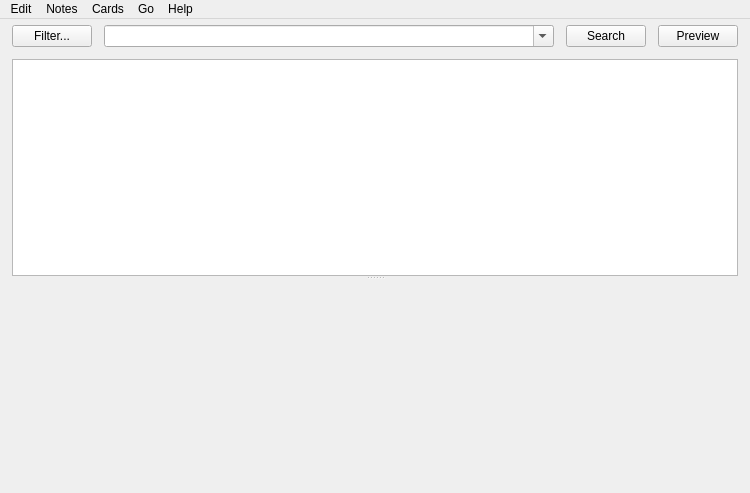
<?xml version="1.0" encoding="UTF-8"?>
<ui version="4.0">
 <class>Dialog</class>
 <widget class="QMainWindow" name="Dialog">
  <property name="geometry">
   <rect>
    <x>0</x>
    <y>0</y>
    <width>750</width>
    <height>493</height>
   </rect>
  </property>
  <property name="minimumSize">
   <size>
    <width>400</width>
    <height>400</height>
   </size>
  </property>
  <property name="windowIcon">
   <iconset resource="icons.qrc">
    <normaloff>:/icons/anki.png</normaloff>:/icons/anki.png</iconset>
  </property>
  <widget class="QWidget" name="centralwidget">
   <layout class="QVBoxLayout" name="verticalLayout_3">
    <property name="spacing">
     <number>12</number>
    </property>
    <property name="leftMargin">
     <number>12</number>
    </property>
    <property name="topMargin">
     <number>6</number>
    </property>
    <property name="rightMargin">
     <number>12</number>
    </property>
    <property name="bottomMargin">
     <number>12</number>
    </property>
    <item>
     <widget class="QSplitter" name="splitter">
      <property name="sizePolicy">
       <sizepolicy hsizetype="Preferred" vsizetype="Expanding">
        <horstretch>4</horstretch>
        <verstretch>0</verstretch>
       </sizepolicy>
      </property>
      <property name="orientation">
       <enum>Qt::Vertical</enum>
      </property>
      <widget class="QWidget" name="widget" native="true">
       <property name="sizePolicy">
        <sizepolicy hsizetype="Expanding" vsizetype="Preferred">
         <horstretch>3</horstretch>
         <verstretch>1</verstretch>
        </sizepolicy>
       </property>
       <layout class="QVBoxLayout" name="verticalLayout_2">
        <property name="spacing">
         <number>0</number>
        </property>
        <property name="leftMargin">
         <number>0</number>
        </property>
        <property name="topMargin">
         <number>0</number>
        </property>
        <property name="rightMargin">
         <number>0</number>
        </property>
        <property name="bottomMargin">
         <number>0</number>
        </property>
        <item>
         <layout class="QGridLayout" name="gridLayout">
          <property name="leftMargin">
           <number>0</number>
          </property>
          <property name="topMargin">
           <number>0</number>
          </property>
          <property name="rightMargin">
           <number>0</number>
          </property>
          <property name="bottomMargin">
           <number>12</number>
          </property>
          <property name="horizontalSpacing">
           <number>12</number>
          </property>
          <property name="verticalSpacing">
           <number>0</number>
          </property>
          <item row="0" column="1">
           <widget class="QComboBox" name="searchEdit">
            <property name="sizePolicy">
             <sizepolicy hsizetype="Expanding" vsizetype="Fixed">
              <horstretch>9</horstretch>
              <verstretch>0</verstretch>
             </sizepolicy>
            </property>
            <property name="editable">
             <bool>true</bool>
            </property>
            <property name="insertPolicy">
             <enum>QComboBox::NoInsert</enum>
            </property>
           </widget>
          </item>
          <item row="0" column="2">
           <widget class="QPushButton" name="searchButton">
            <property name="text">
             <string>Search</string>
            </property>
           </widget>
          </item>
          <item row="0" column="3">
           <widget class="QPushButton" name="previewButton">
            <property name="text">
             <string>Preview</string>
            </property>
            <property name="shortcut">
             <string notr="true">Ctrl+Shift+P</string>
            </property>
            <property name="checkable">
             <bool>true</bool>
            </property>
           </widget>
          </item>
          <item row="0" column="0">
           <widget class="QPushButton" name="filter">
            <property name="text">
             <string>Filter...</string>
            </property>
           </widget>
          </item>
         </layout>
        </item>
        <item>
         <widget class="QTableView" name="tableView">
          <property name="sizePolicy">
           <sizepolicy hsizetype="Expanding" vsizetype="Expanding">
            <horstretch>9</horstretch>
            <verstretch>1</verstretch>
           </sizepolicy>
          </property>
          <property name="minimumSize">
           <size>
            <width>0</width>
            <height>150</height>
           </size>
          </property>
          <property name="contextMenuPolicy">
           <enum>Qt::ActionsContextMenu</enum>
          </property>
          <property name="horizontalScrollBarPolicy">
           <enum>Qt::ScrollBarAsNeeded</enum>
          </property>
          <property name="editTriggers">
           <set>QAbstractItemView::NoEditTriggers</set>
          </property>
          <property name="tabKeyNavigation">
           <bool>false</bool>
          </property>
          <property name="alternatingRowColors">
           <bool>true</bool>
          </property>
          <property name="selectionBehavior">
           <enum>QAbstractItemView::SelectRows</enum>
          </property>
          <attribute name="horizontalHeaderCascadingSectionResizes">
           <bool>false</bool>
          </attribute>
          <attribute name="horizontalHeaderMinimumSectionSize">
           <number>20</number>
          </attribute>
          <attribute name="horizontalHeaderHighlightSections">
           <bool>false</bool>
          </attribute>
          <attribute name="horizontalHeaderShowSortIndicator" stdset="0">
           <bool>true</bool>
          </attribute>
         </widget>
        </item>
       </layout>
      </widget>
      <widget class="QWidget" name="verticalLayoutWidget">
       <layout class="QVBoxLayout" name="verticalLayout" stretch="0">
        <property name="spacing">
         <number>0</number>
        </property>
        <property name="leftMargin">
         <number>0</number>
        </property>
        <property name="topMargin">
         <number>1</number>
        </property>
        <property name="rightMargin">
         <number>0</number>
        </property>
        <property name="bottomMargin">
         <number>0</number>
        </property>
        <item>
         <layout class="QHBoxLayout" name="horizontalLayout2">
          <property name="spacing">
           <number>0</number>
          </property>
          <item>
           <widget class="QWidget" name="fieldsArea" native="true">
            <property name="sizePolicy">
             <sizepolicy hsizetype="Preferred" vsizetype="Expanding">
              <horstretch>0</horstretch>
              <verstretch>1</verstretch>
             </sizepolicy>
            </property>
            <property name="minimumSize">
             <size>
              <width>50</width>
              <height>200</height>
             </size>
            </property>
           </widget>
          </item>
         </layout>
        </item>
       </layout>
      </widget>
     </widget>
    </item>
   </layout>
  </widget>
  <widget class="QMenuBar" name="menubar">
   <property name="geometry">
    <rect>
     <x>0</x>
     <y>0</y>
     <width>750</width>
     <height>22</height>
    </rect>
   </property>
   <widget class="QMenu" name="menuEdit">
    <property name="title">
     <string>Edit</string>
    </property>
    <addaction name="actionUndo"/>
    <addaction name="separator"/>
    <addaction name="actionSelectAll"/>
    <addaction name="actionSelectNotes"/>
    <addaction name="actionInvertSelection"/>
    <addaction name="separator"/>
    <addaction name="actionClose"/>
   </widget>
   <widget class="QMenu" name="menuJump">
    <property name="title">
     <string>Go</string>
    </property>
    <addaction name="actionFind"/>
    <addaction name="actionTags"/>
    <addaction name="actionSidebar"/>
    <addaction name="actionNote"/>
    <addaction name="actionCardList"/>
    <addaction name="separator"/>
    <addaction name="actionFirstCard"/>
    <addaction name="actionPreviousCard"/>
    <addaction name="actionNextCard"/>
    <addaction name="actionLastCard"/>
   </widget>
   <widget class="QMenu" name="menu_Help">
    <property name="title">
     <string>Help</string>
    </property>
    <addaction name="actionGuide"/>
   </widget>
   <widget class="QMenu" name="menu_Cards">
    <property name="title">
     <string>Cards</string>
    </property>
    <widget class="QMenu" name="menuFlag">
     <property name="title">
      <string>Flag</string>
     </property>
     <addaction name="actionRed_Flag"/>
     <addaction name="actionOrange_Flag"/>
     <addaction name="actionGreen_Flag"/>
     <addaction name="actionBlue_Flag"/>
    </widget>
    <addaction name="actionChange_Deck"/>
    <addaction name="separator"/>
    <addaction name="actionReschedule"/>
    <addaction name="actionReposition"/>
    <addaction name="separator"/>
    <addaction name="actionToggle_Suspend"/>
    <addaction name="separator"/>
    <addaction name="menuFlag"/>
    <addaction name="separator"/>
    <addaction name="action_Info"/>
   </widget>
   <widget class="QMenu" name="menu_Notes">
    <property name="title">
     <string>Notes</string>
    </property>
    <addaction name="actionAdd"/>
    <addaction name="actionExport"/>
    <addaction name="separator"/>
    <addaction name="actionAdd_Tags"/>
    <addaction name="actionRemove_Tags"/>
    <addaction name="actionClear_Unused_Tags"/>
    <addaction name="actionToggle_Mark"/>
    <addaction name="separator"/>
    <addaction name="actionChangeModel"/>
    <addaction name="separator"/>
    <addaction name="actionFindDuplicates"/>
    <addaction name="actionFindReplace"/>
    <addaction name="separator"/>
    <addaction name="actionManage_Note_Types"/>
    <addaction name="separator"/>
    <addaction name="actionDelete"/>
   </widget>
   <addaction name="menuEdit"/>
   <addaction name="menu_Notes"/>
   <addaction name="menu_Cards"/>
   <addaction name="menuJump"/>
   <addaction name="menu_Help"/>
  </widget>
  <action name="actionReschedule">
   <property name="text">
    <string>Reschedule...</string>
   </property>
   <property name="shortcut">
    <string notr="true">Ctrl+Alt+R</string>
   </property>
  </action>
  <action name="actionSelectAll">
   <property name="text">
    <string>Select All</string>
   </property>
   <property name="shortcut">
    <string notr="true">Ctrl+Alt+A</string>
   </property>
  </action>
  <action name="actionUndo">
   <property name="text">
    <string>Undo</string>
   </property>
   <property name="shortcut">
    <string notr="true">Ctrl+Alt+Z</string>
   </property>
  </action>
  <action name="actionInvertSelection">
   <property name="text">
    <string>Invert Selection</string>
   </property>
   <property name="shortcut">
    <string notr="true">Ctrl+Alt+S</string>
   </property>
  </action>
  <action name="actionFind">
   <property name="text">
    <string>Find</string>
   </property>
   <property name="shortcut">
    <string notr="true">Ctrl+F</string>
   </property>
  </action>
  <action name="actionNote">
   <property name="text">
    <string>Note</string>
   </property>
   <property name="shortcut">
    <string notr="true">Ctrl+Shift+N</string>
   </property>
  </action>
  <action name="actionNextCard">
   <property name="text">
    <string>Next Card</string>
   </property>
   <property name="shortcut">
    <string notr="true">Ctrl+N</string>
   </property>
  </action>
  <action name="actionPreviousCard">
   <property name="text">
    <string>Previous Card</string>
   </property>
   <property name="shortcut">
    <string notr="true">Ctrl+P</string>
   </property>
  </action>
  <action name="actionGuide">
   <property name="text">
    <string>Guide...</string>
   </property>
   <property name="shortcut">
    <string notr="true">F1</string>
   </property>
  </action>
  <action name="actionChangeModel">
   <property name="text">
    <string>Change Note Type...</string>
   </property>
   <property name="shortcut">
    <string notr="true">Ctrl+Shift+M</string>
   </property>
  </action>
  <action name="actionSelectNotes">
   <property name="text">
    <string>Select Notes</string>
   </property>
  </action>
  <action name="actionFindReplace">
   <property name="text">
    <string>Find and Replace...</string>
   </property>
   <property name="shortcut">
    <string notr="true">Ctrl+Alt+F</string>
   </property>
  </action>
  <action name="actionCram">
   <property name="text">
    <string>Cram...</string>
   </property>
  </action>
  <action name="actionTags">
   <property name="text">
    <string>Filter</string>
   </property>
   <property name="shortcut">
    <string notr="true">Ctrl+Shift+F</string>
   </property>
  </action>
  <action name="actionCardList">
   <property name="text">
    <string>Card List</string>
   </property>
   <property name="shortcut">
    <string notr="true">Ctrl+Shift+L</string>
   </property>
  </action>
  <action name="actionFindDuplicates">
   <property name="text">
    <string>Find Duplicates...</string>
   </property>
  </action>
  <action name="actionReposition">
   <property name="text">
    <string>Reposition...</string>
   </property>
   <property name="shortcut">
    <string notr="true">Ctrl+Shift+S</string>
   </property>
  </action>
  <action name="actionFirstCard">
   <property name="text">
    <string>First Card</string>
   </property>
   <property name="shortcut">
    <string>Home</string>
   </property>
  </action>
  <action name="actionLastCard">
   <property name="text">
    <string>Last Card</string>
   </property>
   <property name="shortcut">
    <string>End</string>
   </property>
  </action>
  <action name="actionClose">
   <property name="text">
    <string>Close</string>
   </property>
   <property name="shortcut">
    <string notr="true">Ctrl+W</string>
   </property>
  </action>
  <action name="action_Info">
   <property name="text">
    <string>Info...</string>
   </property>
   <property name="shortcut">
    <string notr="true">Ctrl+Shift+I</string>
   </property>
  </action>
  <action name="actionAdd_Tags">
   <property name="text">
    <string>Add Tags...</string>
   </property>
   <property name="shortcut">
    <string notr="true">Ctrl+Shift+A</string>
   </property>
  </action>
  <action name="actionRemove_Tags">
   <property name="text">
    <string>Remove Tags...</string>
   </property>
   <property name="shortcut">
    <string notr="true">Ctrl+Shift+D</string>
   </property>
  </action>
  <action name="actionToggle_Suspend">
   <property name="text">
    <string>Toggle Suspend</string>
   </property>
   <property name="shortcut">
    <string notr="true">Ctrl+J</string>
   </property>
  </action>
  <action name="actionDelete">
   <property name="text">
    <string>Delete</string>
   </property>
   <property name="shortcut">
    <string notr="true">Ctrl+Del</string>
   </property>
  </action>
  <action name="actionAdd">
   <property name="text">
    <string>Add Notes...</string>
   </property>
   <property name="shortcut">
    <string notr="true">Ctrl+E</string>
   </property>
  </action>
  <action name="actionChange_Deck">
   <property name="text">
    <string>Change Deck...</string>
   </property>
   <property name="shortcut">
    <string notr="true">Ctrl+D</string>
   </property>
  </action>
  <action name="actionRed_Flag">
   <property name="checkable">
    <bool>true</bool>
   </property>
   <property name="text">
    <string>Red Flag</string>
   </property>
   <property name="shortcut">
    <string notr="true">Ctrl+1</string>
   </property>
  </action>
  <action name="actionOrange_Flag">
   <property name="checkable">
    <bool>true</bool>
   </property>
   <property name="text">
    <string>Orange Flag</string>
   </property>
   <property name="shortcut">
    <string notr="true">Ctrl+2</string>
   </property>
  </action>
  <action name="actionGreen_Flag">
   <property name="checkable">
    <bool>true</bool>
   </property>
   <property name="text">
    <string>Green Flag</string>
   </property>
   <property name="shortcut">
    <string notr="true">Ctrl+3</string>
   </property>
  </action>
  <action name="actionBlue_Flag">
   <property name="checkable">
    <bool>true</bool>
   </property>
   <property name="text">
    <string>Blue Flag</string>
   </property>
   <property name="shortcut">
    <string notr="true">Ctrl+4</string>
   </property>
  </action>
  <action name="actionSidebar">
   <property name="text">
    <string>Sidebar</string>
   </property>
   <property name="shortcut">
    <string notr="true">Ctrl+Shift+R</string>
   </property>
  </action>
  <action name="actionClear_Unused_Tags">
   <property name="text">
    <string>Clear Unused Tags</string>
   </property>
  </action>
  <action name="actionManage_Note_Types">
   <property name="text">
    <string>Manage Note Types...</string>
   </property>
  </action>
  <action name="actionToggle_Mark">
   <property name="text">
    <string>Toggle Mark</string>
   </property>
   <property name="shortcut">
    <string notr="true">Ctrl+K</string>
   </property>
  </action>
  <action name="actionExport">
   <property name="text">
    <string>Export Notes...</string>
   </property>
   <property name="shortcut">
    <string>Ctrl+Shift+E</string>
   </property>
  </action>
 </widget>
 <resources>
  <include location="icons.qrc"/>
 </resources>
 <connections>
  <connection>
   <sender>actionSelectAll</sender>
   <signal>triggered()</signal>
   <receiver>tableView</receiver>
   <slot>selectAll()</slot>
   <hints>
    <hint type="sourcelabel">
     <x>-1</x>
     <y>-1</y>
    </hint>
    <hint type="destinationlabel">
     <x>299</x>
     <y>279</y>
    </hint>
   </hints>
  </connection>
  <connection>
   <sender>actionClose</sender>
   <signal>triggered()</signal>
   <receiver>Dialog</receiver>
   <slot>close()</slot>
   <hints>
    <hint type="sourcelabel">
     <x>-1</x>
     <y>-1</y>
    </hint>
    <hint type="destinationlabel">
     <x>374</x>
     <y>199</y>
    </hint>
   </hints>
  </connection>
 </connections>
</ui>
